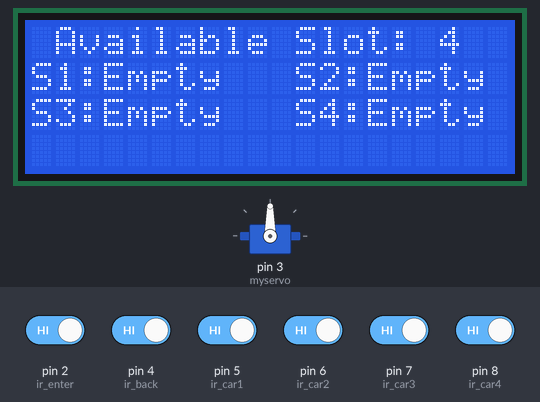
Bench run of a sketch on a simulated Arduino Uno, built with avr-gcc and run on an emulated ATmega328P. Shown: servo, 20×4 character LCD. Inputs (shaded band) come from the test bench; at power-on: pin 2 (ir_enter), pin 4 (ir_back), pin 5 (ir_car1), pin 6 (ir_car2), pin 7 (ir_car3), pin 8 (ir_car4) HIGH.

Above: at 11.3 s.
11.4 s: pin 5 (ir_car1) driven LOW
At 12.8 s:
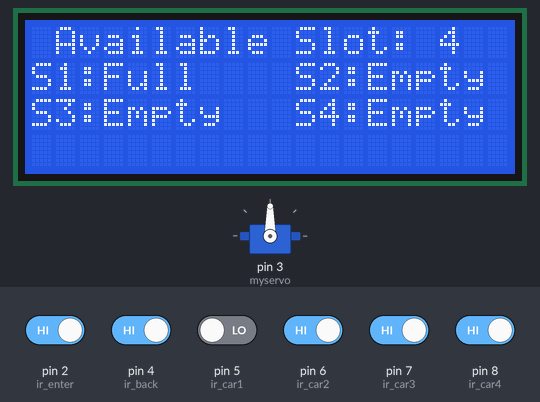
14.4 s: pin 6 (ir_car2) driven LOW
At 15.7 s:
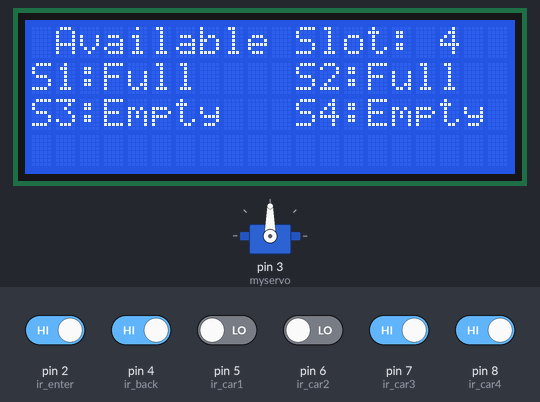
17.4 s: pin 7 (ir_car3) driven LOW
At 18.5 s:
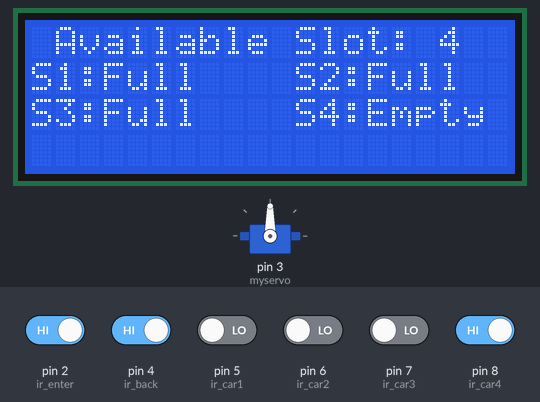
18.9 s: pin 8 (ir_car4) driven LOW
At 20.1 s:
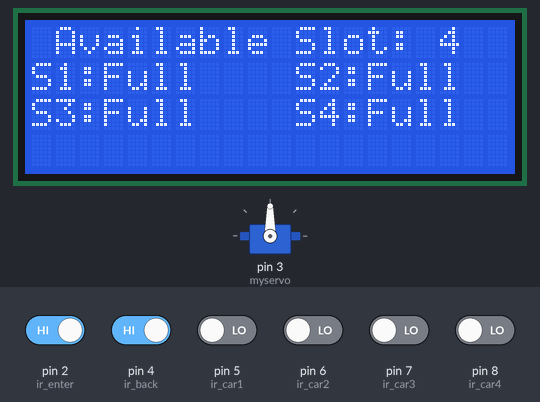
21.9 s: pin 5 (ir_car1) driven HIGH
At 23.0 s:
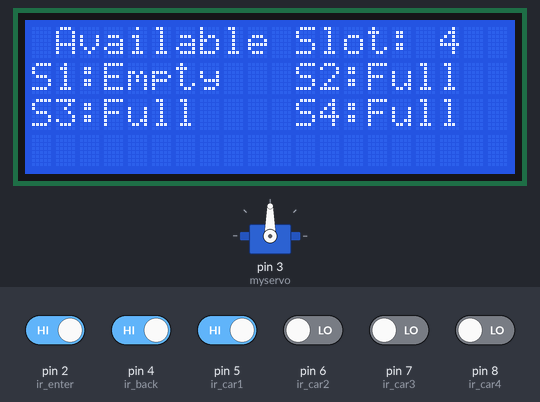
23.4 s: pin 6 (ir_car2) driven HIGH
At 24.6 s:
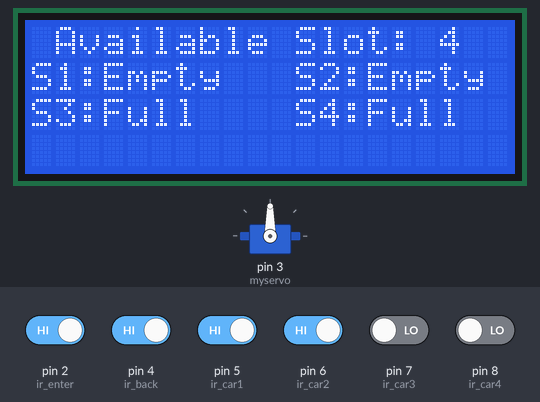
Timing chart, 0 to 26.4 s (numbered marks = the images above; inputs shaded):
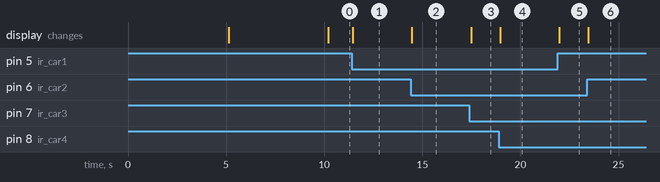

The sketch:

NCPS.ino
```cpp
#include <Servo.h>
#include <Wire.h>

#include <LiquidCrystal_I2C.h>
LiquidCrystal_I2C lcd(0x27, 20, 4);

Servo myservo;

#define ir_enter 2
#define ir_back  4

#define ir_car1 5
#define ir_car2 6
#define ir_car3 7
#define ir_car4 8


int S1 = 0, S2 = 0, S3 = 0, S4 = 0;
int flag1 = 0, flag2 = 0;
int slot = 4;

void setup() {
  Serial.begin(9600);

  pinMode(ir_car1, INPUT);
  pinMode(ir_car2, INPUT);
  pinMode(ir_car3, INPUT);
  pinMode(ir_car4, INPUT);

  pinMode(ir_enter, INPUT);
  pinMode(ir_back, INPUT);

  myservo.attach(3);
  myservo.write(90);


  lcd.init();
  lcd.backlight();
  lcd.setCursor (0, 1);
  lcd.print(" Hi Welcome To ");
  lcd.setCursor (0, 2);
  lcd.print(" NCPS");
  delay (5000);
  lcd.clear();
  lcd.setCursor (0, 0);
  lcd.print("  NAKURU ");
  lcd.setCursor (0, 1);
  lcd.print("    Car  Parking System  ");
  lcd.setCursor (0, 2);
  lcd.print("       System     ");
  delay (5000);
  lcd.clear();

  Read_Sensor();

  int total = S1 + S2 + S3 + S4;
  slot = slot - total;
}

void loop() {

  Read_Sensor();

  lcd.setCursor (0, 0);
  lcd.print(" Available Slot: ");
  lcd.print(slot);
  lcd.print("    ");

  lcd.setCursor (0, 1);
  if (S1 == 1) {
    lcd.print("S1:Full ");
  }
  else {
    lcd.print("S1:Empty");
  }

  lcd.setCursor (11, 1);
  if (S2 == 1) {
    lcd.print("S2:Full ");
  }
  else {
    lcd.print("S2:Empty");
  }

  lcd.setCursor (0, 2);
  if (S3 == 1) {
    lcd.print("S3:Full ");
  }
  else {
    lcd.print("S3:Empty");
  }

  lcd.setCursor (11, 2);
  if (S4 == 1) {
    lcd.print("S4:Full ");
  }
  else {
    lcd.print("S4:Empty");
  }

  if (digitalRead (ir_enter) == 0 && flag1 == 0) {
    if (slot > 0) {
      flag1 = 1;
      if (flag2 == 0) {
        myservo.write(180);
        slot = slot - 1;
      }
    } else {
      lcd.setCursor (0, 0);
      lcd.print(" Sorry Parking Full ");
      delay(1500);
    }
  }

  if (digitalRead (ir_back) == 0 && flag2 == 0) {
    flag2 = 1;
    if (flag1 == 0) {
      myservo.write(180);
      slot = slot + 1;
    }
  }

  if (flag1 == 1 && flag2 == 1) {
    delay (1000);
    myservo.write(90);
    flag1 = 0, flag2 = 0;
  }

  delay(1);
}

void Read_Sensor() {
  S1 = 0, S2 = 0, S3 = 0, S4 = 0;

  if (digitalRead(ir_car1) == 0) {
    S1 = 1;
  }
  if (digitalRead(ir_car2) == 0) {
    S2 = 1;
  }
  if (digitalRead(ir_car3) == 0) {
    S3 = 1;
  }
  if (digitalRead(ir_car4) == 0) {
    S4 = 1;
  }

}
```

Measured:
- after the input at 11.4 s, the display: changes after 0.06 s (image 1)
- after the input at 14.4 s, the display: changes after 0.07 s (image 2)
- after the input at 17.4 s, the display: changes after 0.09 s (image 3)
- after the input at 18.9 s, the display: changes after 0.07 s (image 4)
- after the input at 21.9 s, the display: changes after 0.08 s (image 5)
- after the input at 23.4 s, the display: changes after 0.06 s (image 6)
